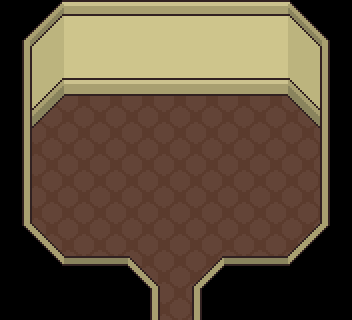

A level layout from a 2D game, rendered from its tile map. Below: a short description, then the map file with its tile-grid data intact:
An orthogonal 11x10 tile map with 32x32 px tiles, 1 tile layer (Tile Layer 1), 2 tilesets and 17 objects (MorgansBed, IblisBed, MorgansDrawer, MorgansTable, IblisTable, ...).

<map version="1.0" orientation="orthogonal" width="11" height="10" tilewidth="32" tileheight="32">
 <tileset firstgid="1" name="Mainsheet" tilewidth="32" tileheight="32">
  <image source="../Tiles/Mainsheet.png" width="224" height="192" />
 </tileset>
 <tileset firstgid="43" name="PropGrid" tilewidth="32" tileheight="32">
  <image source="../PropGrid.png" width="192" height="608" />
 </tileset>
 <layer name="Tile Layer 1" width="11" height="10">
  <data>
   <tile gid="22" />
   <tile gid="2" />
   <tile gid="4" />
   <tile gid="4" />
   <tile gid="4" />
   <tile gid="4" />
   <tile gid="4" />
   <tile gid="4" />
   <tile gid="4" />
   <tile gid="6" />
   <tile gid="22" />
   <tile gid="8" />
   <tile gid="9" />
   <tile gid="11" />
   <tile gid="11" />
   <tile gid="11" />
   <tile gid="11" />
   <tile gid="11" />
   <tile gid="11" />
   <tile gid="11" />
   <tile gid="13" />
   <tile gid="14" />
   <tile gid="15" />
   <tile gid="16" />
   <tile gid="18" />
   <tile gid="18" />
   <tile gid="18" />
   <tile gid="18" />
   <tile gid="18" />
   <tile gid="18" />
   <tile gid="18" />
   <tile gid="20" />
   <tile gid="21" />
   <tile gid="15" />
   <tile gid="23" />
   <tile gid="1" />
   <tile gid="1" />
   <tile gid="1" />
   <tile gid="1" />
   <tile gid="1" />
   <tile gid="1" />
   <tile gid="1" />
   <tile gid="27" />
   <tile gid="21" />
   <tile gid="15" />
   <tile gid="1" />
   <tile gid="1" />
   <tile gid="1" />
   <tile gid="1" />
   <tile gid="1" />
   <tile gid="1" />
   <tile gid="1" />
   <tile gid="1" />
   <tile gid="1" />
   <tile gid="21" />
   <tile gid="15" />
   <tile gid="1" />
   <tile gid="1" />
   <tile gid="1" />
   <tile gid="1" />
   <tile gid="1" />
   <tile gid="1" />
   <tile gid="1" />
   <tile gid="1" />
   <tile gid="1" />
   <tile gid="21" />
   <tile gid="15" />
   <tile gid="1" />
   <tile gid="1" />
   <tile gid="1" />
   <tile gid="1" />
   <tile gid="1" />
   <tile gid="1" />
   <tile gid="1" />
   <tile gid="1" />
   <tile gid="1" />
   <tile gid="21" />
   <tile gid="29" />
   <tile gid="30" />
   <tile gid="1" />
   <tile gid="1" />
   <tile gid="1" />
   <tile gid="1" />
   <tile gid="1" />
   <tile gid="1" />
   <tile gid="1" />
   <tile gid="34" />
   <tile gid="35" />
   <tile gid="22" />
   <tile gid="29" />
   <tile gid="26" />
   <tile gid="26" />
   <tile gid="30" />
   <tile gid="1" />
   <tile gid="34" />
   <tile gid="26" />
   <tile gid="26" />
   <tile gid="35" />
   <tile gid="22" />
   <tile gid="22" />
   <tile gid="22" />
   <tile gid="22" />
   <tile gid="22" />
   <tile gid="15" />
   <tile gid="1" />
   <tile gid="21" />
   <tile gid="22" />
   <tile gid="22" />
   <tile gid="22" />
   <tile gid="22" />
  </data>
 </layer>
 <objectgroup name="Props" width="11" height="10">
  <object name="MorgansBed" gid="57" x="44" y="114">
   <properties>
    <property name="Collidable" value="true" />
    <property name="Permissions" value="All" />
    <property name="Sprite" value="Bed" />
    <property name="SuccessDialogue" value="Bed" />
   </properties>
  </object>
  <object gid="58" x="76" y="114" />
  <object gid="63" x="44" y="146" />
  <object gid="64" x="76" y="146" />
  <object name="IblisBed" gid="67" x="233" y="112">
   <properties>
    <property name="Collidable" value="true" />
    <property name="Permissions" value="All" />
    <property name="Sprite" value="MessyBed" />
    <property name="SuccessDialogue" value="MessyBed" />
   </properties>
  </object>
  <object gid="68" x="265" y="112" />
  <object gid="73" x="233" y="144" />
  <object gid="74" x="265" y="144" />
  <object name="MorgansDrawer" gid="55" x="141" y="87">
   <properties>
    <property name="CharDialogue" value="Cricket-true-CricketMorgansDrawer" />
    <property name="CharDialogue2" value="Morgan-true-MorganMorgansDrawer" />
    <property name="Collidable" value="true" />
    <property name="Permissions" value="All" />
    <property name="Sprite" value="Drawer" />
    <property name="SuccessDialogue" value="MorgansDrawer" />
   </properties>
  </object>
  <object gid="56" x="173" y="87" />
  <object gid="61" x="141" y="119" />
  <object gid="62" x="173" y="119" />
  <object name="MorgansTable" gid="44" x="38" y="155">
   <properties>
    <property name="Bounds" value="0,45,32,19" />
    <property name="Collidable" value="true" />
    <property name="Sprite" value="BedsideTable" />
   </properties>
  </object>
  <object gid="50" x="38" y="187" />
  <object name="IblisTable" gid="44" x="283" y="173">
   <properties>
    <property name="Bounds" value="0,45,32,19" />
    <property name="Collidable" value="true" />
    <property name="Sprite" value="BedsideTable" />
   </properties>
  </object>
  <object gid="50" x="283" y="205" />
 </objectgroup>
 <objectgroup name="AI" width="11" height="10">
  <object name="IblisPath" gid="22" x="224" y="224">
   <properties>
    <property name="Character" value="Iblis" />
    <property name="Frequency" value="150" />
    <property name="Index" value="4" />
    <property name="Type" value="Routine" />
   </properties>
  </object>
 </objectgroup>
</map>
